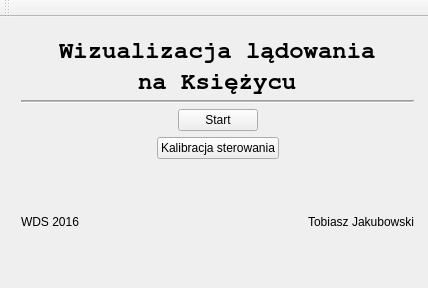
<?xml version="1.0" encoding="UTF-8"?>
<ui version="4.0">
 <class>MainWindow</class>
 <widget class="QMainWindow" name="MainWindow">
  <property name="geometry">
   <rect>
    <x>0</x>
    <y>0</y>
    <width>428</width>
    <height>288</height>
   </rect>
  </property>
  <property name="windowTitle">
   <string>MainWindow</string>
  </property>
  <widget class="QWidget" name="centralWidget">
   <widget class="QWidget" name="">
    <property name="geometry">
     <rect>
      <x>10</x>
      <y>10</y>
      <width>415</width>
      <height>214</height>
     </rect>
    </property>
    <layout class="QVBoxLayout" name="verticalLayout_2">
     <item>
      <layout class="QVBoxLayout" name="verticalLayout">
       <item>
        <layout class="QHBoxLayout" name="horizontalLayout_3">
         <item>
          <spacer name="horizontalSpacer_6">
           <property name="orientation">
            <enum>Qt::Horizontal</enum>
           </property>
           <property name="sizeHint" stdset="0">
            <size>
             <width>40</width>
             <height>20</height>
            </size>
           </property>
          </spacer>
         </item>
         <item>
          <widget class="QLabel" name="label_3">
           <property name="font">
            <font>
             <family>FreeMono</family>
             <pointsize>18</pointsize>
             <weight>75</weight>
             <bold>true</bold>
            </font>
           </property>
           <property name="text">
            <string>Wizualizacja lądowania</string>
           </property>
          </widget>
         </item>
         <item>
          <spacer name="horizontalSpacer_7">
           <property name="orientation">
            <enum>Qt::Horizontal</enum>
           </property>
           <property name="sizeHint" stdset="0">
            <size>
             <width>40</width>
             <height>20</height>
            </size>
           </property>
          </spacer>
         </item>
        </layout>
       </item>
       <item>
        <layout class="QHBoxLayout" name="horizontalLayout">
         <item>
          <spacer name="horizontalSpacer_2">
           <property name="orientation">
            <enum>Qt::Horizontal</enum>
           </property>
           <property name="sizeHint" stdset="0">
            <size>
             <width>40</width>
             <height>20</height>
            </size>
           </property>
          </spacer>
         </item>
         <item>
          <widget class="QLabel" name="label_4">
           <property name="font">
            <font>
             <family>FreeMono</family>
             <pointsize>18</pointsize>
             <weight>75</weight>
             <bold>true</bold>
            </font>
           </property>
           <property name="text">
            <string>na Księżycu</string>
           </property>
          </widget>
         </item>
         <item>
          <spacer name="horizontalSpacer_3">
           <property name="orientation">
            <enum>Qt::Horizontal</enum>
           </property>
           <property name="sizeHint" stdset="0">
            <size>
             <width>40</width>
             <height>20</height>
            </size>
           </property>
          </spacer>
         </item>
        </layout>
       </item>
      </layout>
     </item>
     <item>
      <widget class="Line" name="line">
       <property name="frameShadow">
        <enum>QFrame::Sunken</enum>
       </property>
       <property name="lineWidth">
        <number>1</number>
       </property>
       <property name="midLineWidth">
        <number>1</number>
       </property>
       <property name="orientation">
        <enum>Qt::Horizontal</enum>
       </property>
      </widget>
     </item>
     <item>
      <layout class="QHBoxLayout" name="horizontalLayout_5">
       <item>
        <spacer name="horizontalSpacer_8">
         <property name="orientation">
          <enum>Qt::Horizontal</enum>
         </property>
         <property name="sizeHint" stdset="0">
          <size>
           <width>40</width>
           <height>20</height>
          </size>
         </property>
        </spacer>
       </item>
       <item>
        <widget class="QPushButton" name="pushButton">
         <property name="text">
          <string>Start</string>
         </property>
        </widget>
       </item>
       <item>
        <spacer name="horizontalSpacer_9">
         <property name="orientation">
          <enum>Qt::Horizontal</enum>
         </property>
         <property name="sizeHint" stdset="0">
          <size>
           <width>40</width>
           <height>20</height>
          </size>
         </property>
        </spacer>
       </item>
      </layout>
     </item>
     <item>
      <layout class="QHBoxLayout" name="horizontalLayout_2">
       <item>
        <spacer name="horizontalSpacer_4">
         <property name="orientation">
          <enum>Qt::Horizontal</enum>
         </property>
         <property name="sizeHint" stdset="0">
          <size>
           <width>40</width>
           <height>20</height>
          </size>
         </property>
        </spacer>
       </item>
       <item>
        <widget class="QPushButton" name="Button">
         <property name="text">
          <string>Kalibracja sterowania</string>
         </property>
        </widget>
       </item>
       <item>
        <spacer name="horizontalSpacer_5">
         <property name="orientation">
          <enum>Qt::Horizontal</enum>
         </property>
         <property name="sizeHint" stdset="0">
          <size>
           <width>40</width>
           <height>20</height>
          </size>
         </property>
        </spacer>
       </item>
      </layout>
     </item>
     <item>
      <spacer name="verticalSpacer">
       <property name="orientation">
        <enum>Qt::Vertical</enum>
       </property>
       <property name="sizeHint" stdset="0">
        <size>
         <width>20</width>
         <height>40</height>
        </size>
       </property>
      </spacer>
     </item>
     <item>
      <layout class="QHBoxLayout" name="horizontalLayout_4">
       <item>
        <widget class="QLabel" name="label">
         <property name="text">
          <string>WDS 2016</string>
         </property>
        </widget>
       </item>
       <item>
        <spacer name="horizontalSpacer">
         <property name="orientation">
          <enum>Qt::Horizontal</enum>
         </property>
         <property name="sizeHint" stdset="0">
          <size>
           <width>25</width>
           <height>17</height>
          </size>
         </property>
        </spacer>
       </item>
       <item>
        <widget class="QLabel" name="label_2">
         <property name="text">
          <string>Tobiasz Jakubowski</string>
         </property>
        </widget>
       </item>
      </layout>
     </item>
    </layout>
   </widget>
  </widget>
  <widget class="QToolBar" name="mainToolBar">
   <attribute name="toolBarArea">
    <enum>TopToolBarArea</enum>
   </attribute>
   <attribute name="toolBarBreak">
    <bool>false</bool>
   </attribute>
  </widget>
 </widget>
 <layoutdefault spacing="6" margin="11"/>
 <resources/>
 <connections/>
</ui>
